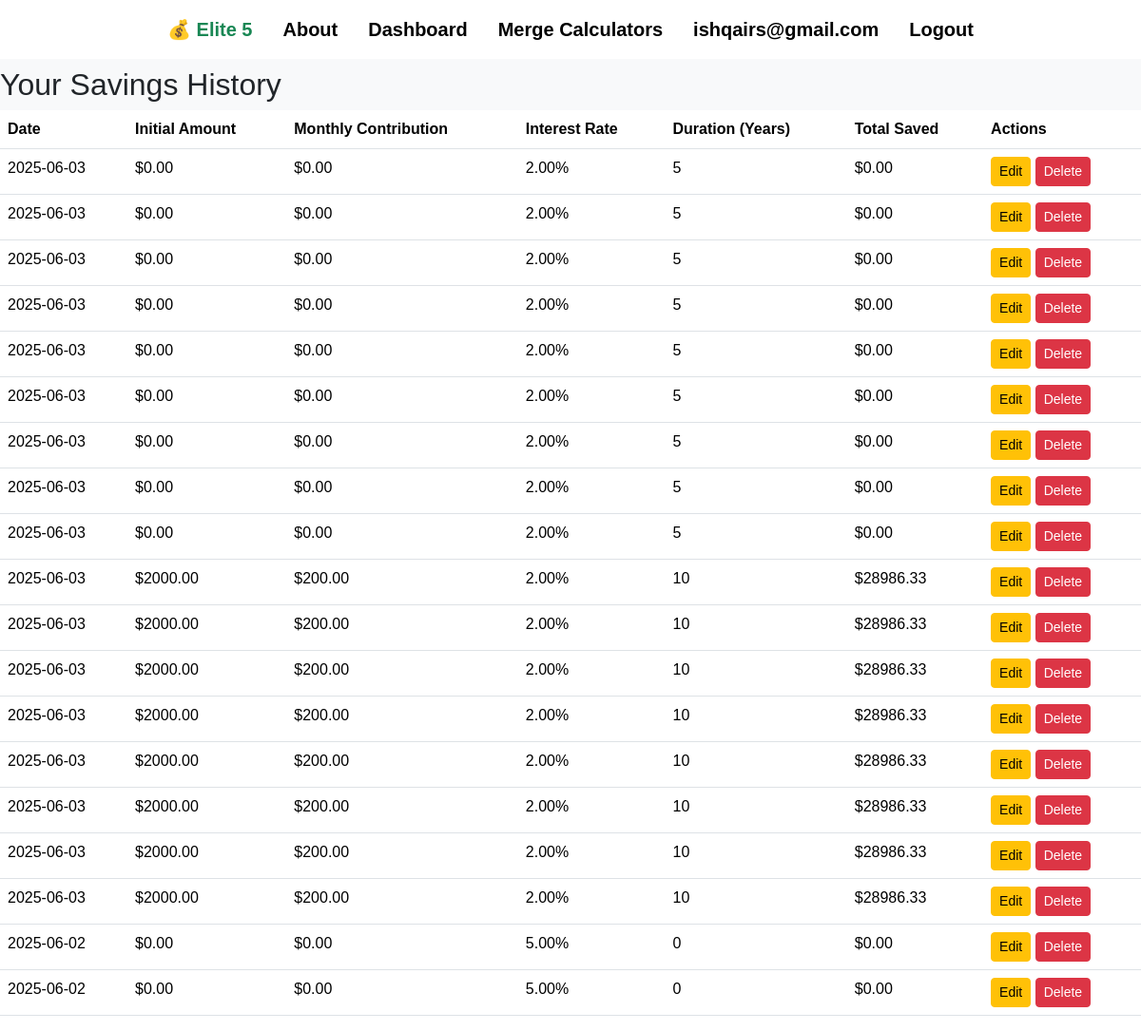
Screenshot of /savings/history/ (signed in) with the database file from the repository.
### main/models.py (models this page shows, shortened)
class SavingsCalculation(models.Model):
    user = models.ForeignKey(User, on_delete=models.CASCADE)
    created_at = models.DateTimeField(auto_now_add=True)
    initial_amount = models.DecimalField(max_digits=10, decimal_places=2)
    monthly_contribution = models.DecimalField(max_digits=10, decimal_places=2)
    interest_rate = models.DecimalField(max_digits=5, decimal_places=2)
    duration_years = models.IntegerField()
    total_saved = models.DecimalField(max_digits=10, decimal_places=2)

### main/views.py (the view)
# urls.py: path('savings/history/', views.savings_history, name='savings_history'),
@login_required
def savings_history(request):
    history = SavingsCalculation.objects.filter(user=request.user).order_by('-created_at')
    return render(request, 'main/savings_history.html', {'history': history})

### main/templates/main/savings_history.html (shortened to what this page needs)
{% extends "main/base.html" %}
{% block content %}
<h2>Your Savings History</h2>
<table class="table">
  <thead>
    <tr>
      <th>Date</th>
      <th>Initial Amount</th>
      <th>Monthly Contribution</th>
      <th>Interest Rate</th>
      <th>Duration (Years)</th>
      <th>Total Saved</th>
      <th>Actions</th>
    </tr>
  </thead>
  <tbody>
    {% for run in history %}
    <tr>
      <td>{{ run.created_at|date:"Y-m-d" }}</td>
      <td>${{ run.initial_amount }}</td>
      <td>${{ run.monthly_contribution }}</td>
      <td>{{ run.interest_rate }}%</td>
      <td>{{ run.duration_years }}</td>
      <td>${{ run.total_saved }}</td>
      <td>
        <a href="{% url 'edit_savings_entry' run.pk %}" class="btn btn-sm btn-warning">Edit</a>
        <form action="{% url 'delete_savings_entry' run.pk %}" method="POST" style="display:inline;">
          <button type="submit" class="btn btn-sm btn-danger">Delete</button>
        </form>
      </td>
    </tr>
    {% endfor %}
  </tbody>
</table>
{% endblock %}

### main/templates/main/base.html (shortened to what this page needs)
{% load static %}
<!DOCTYPE html>
<html lang="en">
<head>
    <link href="https://cdn.jsdelivr.net/npm/bootstrap@5.3.2/dist/css/bootstrap.min.css" rel="stylesheet">
</head>
<body>
<nav class="navbar navbar-expand-lg navbar-light bg-white fixed-top mb-3" id="customNavbar">
  <div class="container d-flex justify-content-center align-items-center" style="max-width: 80%;">
    <div class="collapse navbar-collapse justify-content-center" id="navbarNav">
      <ul class="navbar-nav d-flex flex-row align-items-center">
        <li class="nav-item d-flex align-items-center">
          <a class="nav-link fs-5 mx-2 text-success no-hover" href="{% url 'landing' %}">
            💰 {{ APPNAME|default:"Elite 5" }}
          </a>
        </li>
        <li class="nav-item">
          <a class="nav-link fs-5 mx-2" href="{% url 'about' %}">About</a>
        </li>
        <li class="nav-item">
          <a class="nav-link fs-5 mx-2" href="{% url 'dashboard' %}">Dashboard</a>
        </li>
        <li class="nav-item">
          <a class="nav-link fs-5 mx-2" href="{% url 'merge_calculator' %}">Merge Calculators</a>
        </li>
        {% if user.is_authenticated %}
          <li class="nav-item">
            <span class="nav-link fs-5 mx-2 disabled">{{ user.username }}</span>
          </li>
          <li class="nav-item">
            <a class="nav-link fs-5 mx-2" href="{% url 'logout' %}">Logout</a>
          </li>
        {% else %}
          <li class="nav-item">
            <a class="nav-link fs-5 mx-2" href="{% url 'login' %}">Login</a>
          </li>
        {% endif %}
      </ul>
    </div>
  </div>
</nav>
<main>
  {% block content %}{% endblock %}
</main>
</body>
</html>

### main/templates/main/base.html (style rules this page uses)
body { font-family: Arial, sans-serif; }
main { min-height: 100vh; background-color: #f8f9fa; }
.navbar-nav .nav-link { color: black; font-weight: bold; position: relative; }
.navbar-nav .nav-link.text-success { color: green; }
.navbar-nav .nav-link.no-hover::after { display: none; }
.navbar-nav .nav-link:not(.no-hover)::after { content: ''; position: absolute; width: 0; height: 2px; display: block; background: green; transition: width 0.3s; bottom: 0; left: 0; }
main { padding-top: 70px; }

### rows the page displays
SavingsCalculation: created_at "2025-06-03", initial_amount "0.00", monthly_contribution "0.00", interest_rate "2.00", duration_years "5", total_saved "0.00"
SavingsCalculation: created_at "2025-06-03", initial_amount "0.00", monthly_contribution "0.00", interest_rate "2.00", duration_years "5", total_saved "0.00"
SavingsCalculation: created_at "2025-06-03", initial_amount "0.00", monthly_contribution "0.00", interest_rate "2.00", duration_years "5", total_saved "0.00"
SavingsCalculation: created_at "2025-06-03", initial_amount "0.00", monthly_contribution "0.00", interest_rate "2.00", duration_years "5", total_saved "0.00"
SavingsCalculation: created_at "2025-06-03", initial_amount "0.00", monthly_contribution "0.00", interest_rate "2.00", duration_years "5", total_saved "0.00"
SavingsCalculation: created_at "2025-06-03", initial_amount "0.00", monthly_contribution "0.00", interest_rate "2.00", duration_years "5", total_saved "0.00"
SavingsCalculation: created_at "2025-06-03", initial_amount "0.00", monthly_contribution "0.00", interest_rate "2.00", duration_years "5", total_saved "0.00"
SavingsCalculation: created_at "2025-06-03", initial_amount "0.00", monthly_contribution "0.00", interest_rate "2.00", duration_years "5", total_saved "0.00"
SavingsCalculation: created_at "2025-06-03", initial_amount "0.00", monthly_contribution "0.00", interest_rate "2.00", duration_years "5", total_saved "0.00"
SavingsCalculation: created_at "2025-06-03", initial_amount "2000.00", monthly_contribution "200.00", interest_rate "2.00", duration_years "10", total_saved "28986.33"
SavingsCalculation: created_at "2025-06-03", initial_amount "2000.00", monthly_contribution "200.00", interest_rate "2.00", duration_years "10", total_saved "28986.33"
SavingsCalculation: created_at "2025-06-03", initial_amount "2000.00", monthly_contribution "200.00", interest_rate "2.00", duration_years "10", total_saved "28986.33"
SavingsCalculation: created_at "2025-06-03", initial_amount "2000.00", monthly_contribution "200.00", interest_rate "2.00", duration_years "10", total_saved "28986.33"
SavingsCalculation: created_at "2025-06-03", initial_amount "2000.00", monthly_contribution "200.00", interest_rate "2.00", duration_years "10", total_saved "28986.33"
SavingsCalculation: created_at "2025-06-03", initial_amount "2000.00", monthly_contribution "200.00", interest_rate "2.00", duration_years "10", total_saved "28986.33"
SavingsCalculation: created_at "2025-06-03", initial_amount "2000.00", monthly_contribution "200.00", interest_rate "2.00", duration_years "10", total_saved "28986.33"
SavingsCalculation: created_at "2025-06-03", initial_amount "2000.00", monthly_contribution "200.00", interest_rate "2.00", duration_years "10", total_saved "28986.33"
SavingsCalculation: created_at "2025-06-02", initial_amount "0.00", monthly_contribution "0.00", interest_rate "5.00", duration_years "0", total_saved "0.00"
SavingsCalculation: created_at "2025-06-02", initial_amount "0.00", monthly_contribution "0.00", interest_rate "5.00", duration_years "0", total_saved "0.00"

### other values shown
{{ APPNAME|default:"Elite 5" }} "Elite 5"
{{ user.username }} "ishqairs@gmail.com"
